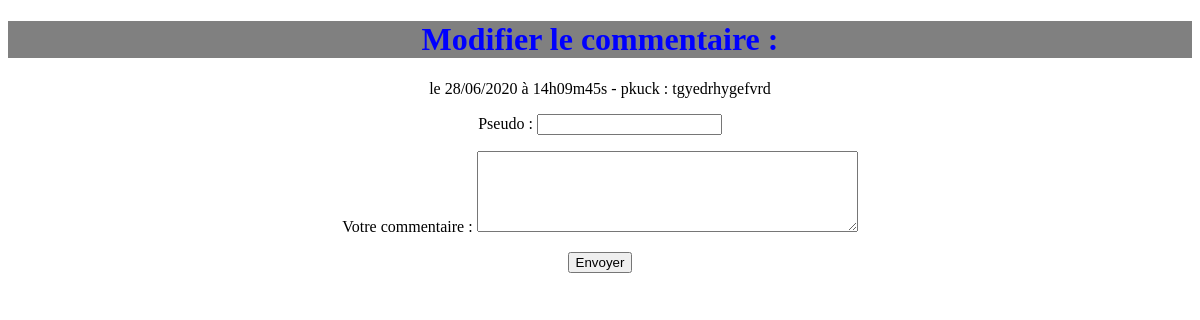
The page /index.php?action=modifyComment&id=20&post_id=3 on the database as committed earlier.
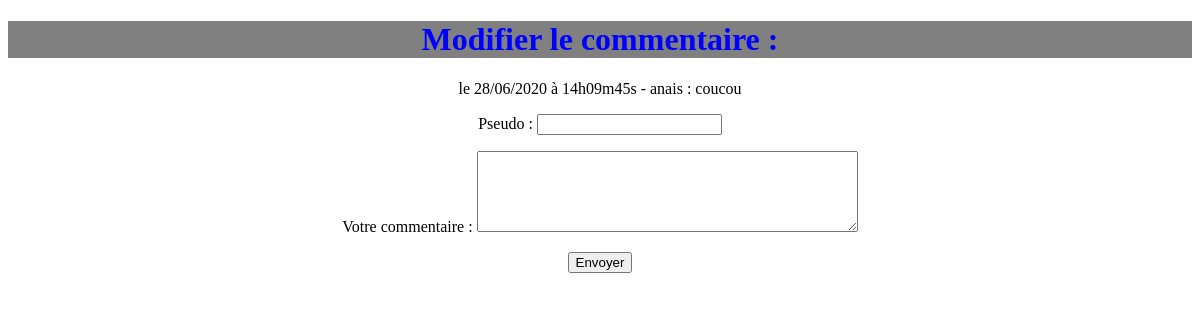
The same page on the database as committed later.
### tables this page shows
CREATE TABLE IF NOT EXISTS `comments` (
  `id` int(11) NOT NULL AUTO_INCREMENT,
  `author` varchar(255) NOT NULL,
  `comment` text NOT NULL,
  `comment_date` datetime NOT NULL,
  `post_id` int(11) NOT NULL,
  PRIMARY KEY (`id`),
  KEY `fk_billets_id` (`post_id`)
);

### controller/frontend_controller.php (called while the page is built, shortened)
<?php
require_once('model/CommentManager.php');
function modifyComment($idcomment)
{
    $commentManager = new \OpenClassrooms\Blog\Model\CommentManager();
    $comment = $commentManager -> displayComment($idcomment);
    require('view/frontend_view/modifyCommentView.php');
}

### model/CommentManager.php (called while the page is built, shortened)
<?php
class CommentManager extends Manager
{
    public function displayComment($idComment)
    {
        $db = $this -> dbConnect();
        $req = $db -> prepare('SELECT DATE_FORMAT(comment_date, \'le %d/%m/%Y à %Hh%im%ss \') AS comment_date_fr,
                               id, author, comment
                               FROM comments
                               WHERE id = ? ');
        $req -> execute(array($idComment));
        $comment = $req -> fetch();
        return $comment;
    }
}

### view/frontend_view/modifyCommentView.php (the view, shortened to what this page needs)
<h1>Modifier le commentaire : </h1>
    <p><?php echo $comment['comment_date_fr'] ?> - <?= $comment['author'] ?> : <?= nl2br(htmlspecialchars($comment['comment'])) ?></p>
    <form method='post' action='index.php?action=addmodifyComment&amp;id=<?=$_GET['id']?>&amp;post_id=<?=$_GET['post_id']?>'>
    <p>
            <label for='author'>Pseudo :</label>
            <input type='text' id='author' name='author' />
        </p>
        <p>
            <label for='comment'>Votre commentaire :</label>
            <textarea id='comment' name='comment' rows='5' cols='45'></textarea>
        </p>
        <p>
            <input type='submit' value='Envoyer' />
        </p>
    </form>
<?php require('view/frontend_view/template.php'); ?>

Rows that differ between the two databases and show on the page:
changed comments: author "pkuck" → "anais"; comment "tgyedrhygefvrd" → "coucou"
